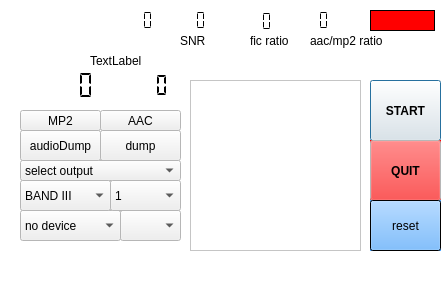
<?xml version="1.0" encoding="UTF-8"?>
<ui version="4.0">
 <author>jan</author>
 <class>elektorSDR</class>
 <widget class="QDialog" name="elektorSDR">
  <property name="geometry">
   <rect>
    <x>0</x>
    <y>0</y>
    <width>447</width>
    <height>301</height>
   </rect>
  </property>
  <property name="palette">
   <palette>
    <active>
     <colorrole role="Base">
      <brush brushstyle="SolidPattern">
       <color alpha="255">
        <red>255</red>
        <green>255</green>
        <blue>255</blue>
       </color>
      </brush>
     </colorrole>
     <colorrole role="Window">
      <brush brushstyle="SolidPattern">
       <color alpha="255">
        <red>255</red>
        <green>255</green>
        <blue>255</blue>
       </color>
      </brush>
     </colorrole>
    </active>
    <inactive>
     <colorrole role="Base">
      <brush brushstyle="SolidPattern">
       <color alpha="255">
        <red>255</red>
        <green>255</green>
        <blue>255</blue>
       </color>
      </brush>
     </colorrole>
     <colorrole role="Window">
      <brush brushstyle="SolidPattern">
       <color alpha="255">
        <red>255</red>
        <green>255</green>
        <blue>255</blue>
       </color>
      </brush>
     </colorrole>
    </inactive>
    <disabled>
     <colorrole role="Base">
      <brush brushstyle="SolidPattern">
       <color alpha="255">
        <red>255</red>
        <green>255</green>
        <blue>255</blue>
       </color>
      </brush>
     </colorrole>
     <colorrole role="Window">
      <brush brushstyle="SolidPattern">
       <color alpha="255">
        <red>255</red>
        <green>255</green>
        <blue>255</blue>
       </color>
      </brush>
     </colorrole>
    </disabled>
   </palette>
  </property>
  <property name="font">
   <font>
    <weight>50</weight>
    <bold>false</bold>
   </font>
  </property>
  <property name="windowTitle">
   <string>sdr-j DAB/DAB+ receiver </string>
  </property>
  <property name="windowIconText">
   <string>QUIT</string>
  </property>
  <widget class="QPushButton" name="startButton">
   <property name="geometry">
    <rect>
     <x>370</x>
     <y>80</y>
     <width>71</width>
     <height>61</height>
    </rect>
   </property>
   <property name="palette">
    <palette>
     <active>
      <colorrole role="Base">
       <brush brushstyle="SolidPattern">
        <color alpha="255">
         <red>255</red>
         <green>255</green>
         <blue>255</blue>
        </color>
       </brush>
      </colorrole>
      <colorrole role="Window">
       <brush brushstyle="SolidPattern">
        <color alpha="255">
         <red>255</red>
         <green>0</green>
         <blue>0</blue>
        </color>
       </brush>
      </colorrole>
     </active>
     <inactive>
      <colorrole role="Base">
       <brush brushstyle="SolidPattern">
        <color alpha="255">
         <red>255</red>
         <green>255</green>
         <blue>255</blue>
        </color>
       </brush>
      </colorrole>
      <colorrole role="Window">
       <brush brushstyle="SolidPattern">
        <color alpha="255">
         <red>255</red>
         <green>0</green>
         <blue>0</blue>
        </color>
       </brush>
      </colorrole>
     </inactive>
     <disabled>
      <colorrole role="Base">
       <brush brushstyle="SolidPattern">
        <color alpha="255">
         <red>255</red>
         <green>0</green>
         <blue>0</blue>
        </color>
       </brush>
      </colorrole>
      <colorrole role="Window">
       <brush brushstyle="SolidPattern">
        <color alpha="255">
         <red>255</red>
         <green>0</green>
         <blue>0</blue>
        </color>
       </brush>
      </colorrole>
     </disabled>
    </palette>
   </property>
   <property name="font">
    <font>
     <weight>75</weight>
     <bold>true</bold>
    </font>
   </property>
   <property name="autoFillBackground">
    <bool>true</bool>
   </property>
   <property name="text">
    <string>START</string>
   </property>
  </widget>
  <widget class="QLabel" name="timeDisplay">
   <property name="geometry">
    <rect>
     <x>90</x>
     <y>51</y>
     <width>161</width>
     <height>20</height>
    </rect>
   </property>
   <property name="frameShape">
    <enum>QFrame::NoFrame</enum>
   </property>
   <property name="frameShadow">
    <enum>QFrame::Raised</enum>
   </property>
   <property name="lineWidth">
    <number>2</number>
   </property>
   <property name="text">
    <string>TextLabel</string>
   </property>
  </widget>
  <widget class="QPushButton" name="QuitButton">
   <property name="geometry">
    <rect>
     <x>370</x>
     <y>140</y>
     <width>71</width>
     <height>61</height>
    </rect>
   </property>
   <property name="palette">
    <palette>
     <active>
      <colorrole role="Button">
       <brush brushstyle="SolidPattern">
        <color alpha="255">
         <red>255</red>
         <green>0</green>
         <blue>0</blue>
        </color>
       </brush>
      </colorrole>
     </active>
     <inactive>
      <colorrole role="Button">
       <brush brushstyle="SolidPattern">
        <color alpha="255">
         <red>255</red>
         <green>0</green>
         <blue>0</blue>
        </color>
       </brush>
      </colorrole>
     </inactive>
     <disabled>
      <colorrole role="Button">
       <brush brushstyle="SolidPattern">
        <color alpha="255">
         <red>255</red>
         <green>0</green>
         <blue>0</blue>
        </color>
       </brush>
      </colorrole>
     </disabled>
    </palette>
   </property>
   <property name="font">
    <font>
     <weight>75</weight>
     <bold>true</bold>
    </font>
   </property>
   <property name="autoFillBackground">
    <bool>true</bool>
   </property>
   <property name="text">
    <string>QUIT</string>
   </property>
  </widget>
  <widget class="QLCDNumber" name="coarseCorrectorDisplay">
   <property name="geometry">
    <rect>
     <x>130</x>
     <y>70</y>
     <width>41</width>
     <height>31</height>
    </rect>
   </property>
   <property name="palette">
    <palette>
     <active>
      <colorrole role="Base">
       <brush brushstyle="SolidPattern">
        <color alpha="255">
         <red>255</red>
         <green>255</green>
         <blue>255</blue>
        </color>
       </brush>
      </colorrole>
      <colorrole role="Window">
       <brush brushstyle="SolidPattern">
        <color alpha="255">
         <red>255</red>
         <green>255</green>
         <blue>0</blue>
        </color>
       </brush>
      </colorrole>
     </active>
     <inactive>
      <colorrole role="Base">
       <brush brushstyle="SolidPattern">
        <color alpha="255">
         <red>255</red>
         <green>255</green>
         <blue>255</blue>
        </color>
       </brush>
      </colorrole>
      <colorrole role="Window">
       <brush brushstyle="SolidPattern">
        <color alpha="255">
         <red>255</red>
         <green>255</green>
         <blue>0</blue>
        </color>
       </brush>
      </colorrole>
     </inactive>
     <disabled>
      <colorrole role="Base">
       <brush brushstyle="SolidPattern">
        <color alpha="255">
         <red>255</red>
         <green>255</green>
         <blue>0</blue>
        </color>
       </brush>
      </colorrole>
      <colorrole role="Window">
       <brush brushstyle="SolidPattern">
        <color alpha="255">
         <red>255</red>
         <green>255</green>
         <blue>0</blue>
        </color>
       </brush>
      </colorrole>
     </disabled>
    </palette>
   </property>
   <property name="autoFillBackground">
    <bool>false</bool>
   </property>
   <property name="frameShape">
    <enum>QFrame::NoFrame</enum>
   </property>
   <property name="lineWidth">
    <number>1</number>
   </property>
   <property name="digitCount">
    <number>3</number>
   </property>
   <property name="segmentStyle">
    <enum>QLCDNumber::Flat</enum>
   </property>
  </widget>
  <widget class="QLCDNumber" name="fineCorrectorDisplay">
   <property name="geometry">
    <rect>
     <x>30</x>
     <y>70</y>
     <width>71</width>
     <height>31</height>
    </rect>
   </property>
   <property name="palette">
    <palette>
     <active>
      <colorrole role="Base">
       <brush brushstyle="SolidPattern">
        <color alpha="255">
         <red>255</red>
         <green>255</green>
         <blue>255</blue>
        </color>
       </brush>
      </colorrole>
      <colorrole role="Window">
       <brush brushstyle="SolidPattern">
        <color alpha="255">
         <red>255</red>
         <green>255</green>
         <blue>0</blue>
        </color>
       </brush>
      </colorrole>
     </active>
     <inactive>
      <colorrole role="Base">
       <brush brushstyle="SolidPattern">
        <color alpha="255">
         <red>255</red>
         <green>255</green>
         <blue>255</blue>
        </color>
       </brush>
      </colorrole>
      <colorrole role="Window">
       <brush brushstyle="SolidPattern">
        <color alpha="255">
         <red>255</red>
         <green>255</green>
         <blue>0</blue>
        </color>
       </brush>
      </colorrole>
     </inactive>
     <disabled>
      <colorrole role="Base">
       <brush brushstyle="SolidPattern">
        <color alpha="255">
         <red>255</red>
         <green>255</green>
         <blue>0</blue>
        </color>
       </brush>
      </colorrole>
      <colorrole role="Window">
       <brush brushstyle="SolidPattern">
        <color alpha="255">
         <red>255</red>
         <green>255</green>
         <blue>0</blue>
        </color>
       </brush>
      </colorrole>
     </disabled>
    </palette>
   </property>
   <property name="autoFillBackground">
    <bool>false</bool>
   </property>
   <property name="frameShape">
    <enum>QFrame::NoFrame</enum>
   </property>
   <property name="lineWidth">
    <number>1</number>
   </property>
   <property name="digitCount">
    <number>4</number>
   </property>
   <property name="segmentStyle">
    <enum>QLCDNumber::Flat</enum>
   </property>
  </widget>
  <widget class="QComboBox" name="deviceSelector">
   <property name="geometry">
    <rect>
     <x>20</x>
     <y>210</y>
     <width>101</width>
     <height>31</height>
    </rect>
   </property>
   <item>
    <property name="text">
     <string>no device</string>
    </property>
   </item>
   <item>
    <property name="text">
     <string>file input (.raw)</string>
    </property>
   </item>
   <item>
    <property name="text">
     <string>file input (.sdr)</string>
    </property>
   </item>
  </widget>
  <widget class="QListView" name="ensembleDisplay">
   <property name="geometry">
    <rect>
     <x>190</x>
     <y>80</y>
     <width>171</width>
     <height>171</height>
    </rect>
   </property>
  </widget>
  <widget class="QLabel" name="ensembleName">
   <property name="geometry">
    <rect>
     <x>20</x>
     <y>10</y>
     <width>101</width>
     <height>21</height>
    </rect>
   </property>
   <property name="font">
    <font>
     <pointsize>11</pointsize>
    </font>
   </property>
   <property name="frameShape">
    <enum>QFrame::NoFrame</enum>
   </property>
   <property name="text">
    <string/>
   </property>
  </widget>
  <widget class="QLCDNumber" name="ensembleId">
   <property name="geometry">
    <rect>
     <x>100</x>
     <y>10</y>
     <width>61</width>
     <height>21</height>
    </rect>
   </property>
   <property name="frameShape">
    <enum>QFrame::NoFrame</enum>
   </property>
   <property name="mode">
    <enum>QLCDNumber::Hex</enum>
   </property>
   <property name="segmentStyle">
    <enum>QLCDNumber::Flat</enum>
   </property>
  </widget>
  <widget class="QPushButton" name="dumpButton">
   <property name="geometry">
    <rect>
     <x>100</x>
     <y>130</y>
     <width>81</width>
     <height>31</height>
    </rect>
   </property>
   <property name="text">
    <string>dump</string>
   </property>
  </widget>
  <widget class="QLCDNumber" name="errorDisplay">
   <property name="geometry">
    <rect>
     <x>290</x>
     <y>10</y>
     <width>51</width>
     <height>21</height>
    </rect>
   </property>
   <property name="frameShape">
    <enum>QFrame::NoFrame</enum>
   </property>
   <property name="digitCount">
    <number>3</number>
   </property>
   <property name="segmentStyle">
    <enum>QLCDNumber::Flat</enum>
   </property>
  </widget>
  <widget class="QLCDNumber" name="ficRatioDisplay">
   <property name="geometry">
    <rect>
     <x>233</x>
     <y>11</y>
     <width>51</width>
     <height>20</height>
    </rect>
   </property>
   <property name="frameShape">
    <enum>QFrame::NoFrame</enum>
   </property>
   <property name="digitCount">
    <number>3</number>
   </property>
   <property name="segmentStyle">
    <enum>QLCDNumber::Flat</enum>
   </property>
  </widget>
  <widget class="QLCDNumber" name="snrDisplay">
   <property name="geometry">
    <rect>
     <x>160</x>
     <y>10</y>
     <width>64</width>
     <height>21</height>
    </rect>
   </property>
   <property name="frameShape">
    <enum>QFrame::NoFrame</enum>
   </property>
   <property name="digitCount">
    <number>3</number>
   </property>
   <property name="segmentStyle">
    <enum>QLCDNumber::Flat</enum>
   </property>
  </widget>
  <widget class="QLabel" name="label_8">
   <property name="geometry">
    <rect>
     <x>180</x>
     <y>30</y>
     <width>31</width>
     <height>21</height>
    </rect>
   </property>
   <property name="text">
    <string>SNR</string>
   </property>
  </widget>
  <widget class="QLabel" name="label_9">
   <property name="geometry">
    <rect>
     <x>250</x>
     <y>30</y>
     <width>51</width>
     <height>21</height>
    </rect>
   </property>
   <property name="text">
    <string>fic ratio</string>
   </property>
  </widget>
  <widget class="QLabel" name="label_10">
   <property name="geometry">
    <rect>
     <x>310</x>
     <y>30</y>
     <width>101</width>
     <height>21</height>
    </rect>
   </property>
   <property name="text">
    <string>aac/mp2 ratio</string>
   </property>
  </widget>
  <widget class="QComboBox" name="streamOutSelector">
   <property name="geometry">
    <rect>
     <x>20</x>
     <y>160</y>
     <width>161</width>
     <height>21</height>
    </rect>
   </property>
   <item>
    <property name="text">
     <string>select output</string>
    </property>
   </item>
  </widget>
  <widget class="QPushButton" name="correctorReset">
   <property name="geometry">
    <rect>
     <x>370</x>
     <y>200</y>
     <width>71</width>
     <height>51</height>
    </rect>
   </property>
   <property name="palette">
    <palette>
     <active>
      <colorrole role="Button">
       <brush brushstyle="SolidPattern">
        <color alpha="255">
         <red>85</red>
         <green>170</green>
         <blue>255</blue>
        </color>
       </brush>
      </colorrole>
      <colorrole role="Base">
       <brush brushstyle="SolidPattern">
        <color alpha="255">
         <red>255</red>
         <green>255</green>
         <blue>255</blue>
        </color>
       </brush>
      </colorrole>
      <colorrole role="Window">
       <brush brushstyle="SolidPattern">
        <color alpha="255">
         <red>0</red>
         <green>0</green>
         <blue>0</blue>
        </color>
       </brush>
      </colorrole>
     </active>
     <inactive>
      <colorrole role="Button">
       <brush brushstyle="SolidPattern">
        <color alpha="255">
         <red>85</red>
         <green>170</green>
         <blue>255</blue>
        </color>
       </brush>
      </colorrole>
      <colorrole role="Base">
       <brush brushstyle="SolidPattern">
        <color alpha="255">
         <red>255</red>
         <green>255</green>
         <blue>255</blue>
        </color>
       </brush>
      </colorrole>
      <colorrole role="Window">
       <brush brushstyle="SolidPattern">
        <color alpha="255">
         <red>0</red>
         <green>0</green>
         <blue>0</blue>
        </color>
       </brush>
      </colorrole>
     </inactive>
     <disabled>
      <colorrole role="Button">
       <brush brushstyle="SolidPattern">
        <color alpha="255">
         <red>85</red>
         <green>170</green>
         <blue>255</blue>
        </color>
       </brush>
      </colorrole>
      <colorrole role="Base">
       <brush brushstyle="SolidPattern">
        <color alpha="255">
         <red>0</red>
         <green>0</green>
         <blue>0</blue>
        </color>
       </brush>
      </colorrole>
      <colorrole role="Window">
       <brush brushstyle="SolidPattern">
        <color alpha="255">
         <red>0</red>
         <green>0</green>
         <blue>0</blue>
        </color>
       </brush>
      </colorrole>
     </disabled>
    </palette>
   </property>
   <property name="autoFillBackground">
    <bool>true</bool>
   </property>
   <property name="text">
    <string>reset</string>
   </property>
  </widget>
  <widget class="QLabel" name="versionName">
   <property name="geometry">
    <rect>
     <x>290</x>
     <y>50</y>
     <width>151</width>
     <height>21</height>
    </rect>
   </property>
   <property name="font">
    <font>
     <pointsize>12</pointsize>
     <weight>75</weight>
     <bold>true</bold>
    </font>
   </property>
   <property name="frameShape">
    <enum>QFrame::NoFrame</enum>
   </property>
   <property name="text">
    <string/>
   </property>
  </widget>
  <widget class="QPushButton" name="audioDump">
   <property name="geometry">
    <rect>
     <x>20</x>
     <y>130</y>
     <width>81</width>
     <height>31</height>
    </rect>
   </property>
   <property name="font">
    <font>
     <pointsize>9</pointsize>
    </font>
   </property>
   <property name="text">
    <string>audioDump</string>
   </property>
  </widget>
  <widget class="QPushButton" name="mp2fileButton">
   <property name="geometry">
    <rect>
     <x>20</x>
     <y>110</y>
     <width>81</width>
     <height>21</height>
    </rect>
   </property>
   <property name="text">
    <string>MP2</string>
   </property>
  </widget>
  <widget class="QPushButton" name="aacfileButton">
   <property name="geometry">
    <rect>
     <x>100</x>
     <y>110</y>
     <width>81</width>
     <height>21</height>
    </rect>
   </property>
   <property name="text">
    <string>AAC</string>
   </property>
  </widget>
  <widget class="QComboBox" name="bandSelector">
   <property name="geometry">
    <rect>
     <x>20</x>
     <y>180</y>
     <width>91</width>
     <height>31</height>
    </rect>
   </property>
   <item>
    <property name="text">
     <string>BAND III</string>
    </property>
   </item>
   <item>
    <property name="text">
     <string>L BAND</string>
    </property>
   </item>
  </widget>
  <widget class="QComboBox" name="channelSelector">
   <property name="geometry">
    <rect>
     <x>120</x>
     <y>210</y>
     <width>61</width>
     <height>31</height>
    </rect>
   </property>
  </widget>
  <widget class="QComboBox" name="modeSelector">
   <property name="geometry">
    <rect>
     <x>110</x>
     <y>180</y>
     <width>71</width>
     <height>31</height>
    </rect>
   </property>
   <item>
    <property name="text">
     <string>1</string>
    </property>
   </item>
   <item>
    <property name="text">
     <string>2</string>
    </property>
   </item>
   <item>
    <property name="text">
     <string>4</string>
    </property>
   </item>
  </widget>
  <widget class="QLabel" name="syncedLabel">
   <property name="geometry">
    <rect>
     <x>370</x>
     <y>10</y>
     <width>65</width>
     <height>21</height>
    </rect>
   </property>
   <property name="palette">
    <palette>
     <active>
      <colorrole role="Base">
       <brush brushstyle="SolidPattern">
        <color alpha="255">
         <red>255</red>
         <green>255</green>
         <blue>255</blue>
        </color>
       </brush>
      </colorrole>
      <colorrole role="Window">
       <brush brushstyle="SolidPattern">
        <color alpha="255">
         <red>255</red>
         <green>0</green>
         <blue>0</blue>
        </color>
       </brush>
      </colorrole>
     </active>
     <inactive>
      <colorrole role="Base">
       <brush brushstyle="SolidPattern">
        <color alpha="255">
         <red>255</red>
         <green>255</green>
         <blue>255</blue>
        </color>
       </brush>
      </colorrole>
      <colorrole role="Window">
       <brush brushstyle="SolidPattern">
        <color alpha="255">
         <red>255</red>
         <green>0</green>
         <blue>0</blue>
        </color>
       </brush>
      </colorrole>
     </inactive>
     <disabled>
      <colorrole role="Base">
       <brush brushstyle="SolidPattern">
        <color alpha="255">
         <red>255</red>
         <green>0</green>
         <blue>0</blue>
        </color>
       </brush>
      </colorrole>
      <colorrole role="Window">
       <brush brushstyle="SolidPattern">
        <color alpha="255">
         <red>255</red>
         <green>0</green>
         <blue>0</blue>
        </color>
       </brush>
      </colorrole>
     </disabled>
    </palette>
   </property>
   <property name="autoFillBackground">
    <bool>true</bool>
   </property>
   <property name="frameShape">
    <enum>QFrame::Box</enum>
   </property>
   <property name="text">
    <string/>
   </property>
  </widget>
  <widget class="QLabel" name="dynamicLabel">
   <property name="geometry">
    <rect>
     <x>30</x>
     <y>260</y>
     <width>411</width>
     <height>31</height>
    </rect>
   </property>
   <property name="text">
    <string/>
   </property>
  </widget>
 </widget>
 <layoutdefault spacing="6" margin="11"/>
 <pixmapfunction>qPixmapFromMimeSource</pixmapfunction>
 <resources/>
 <connections/>
</ui>
